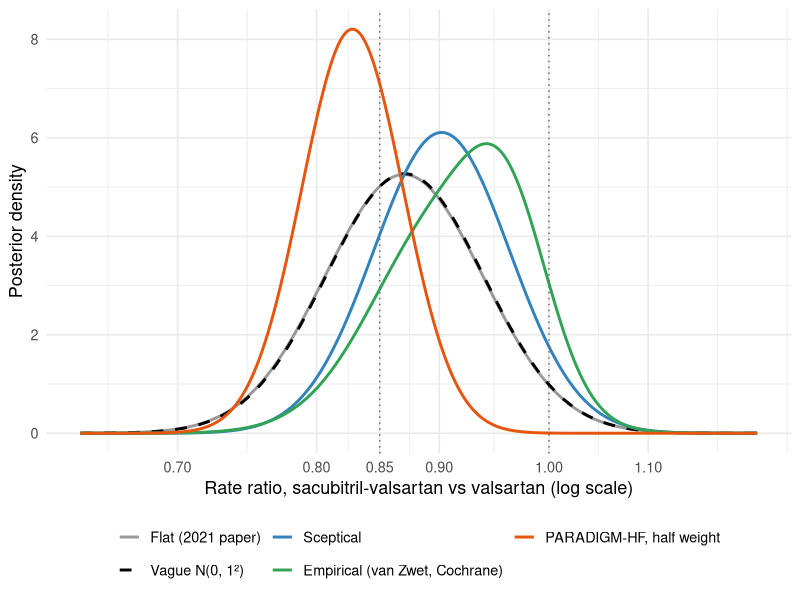
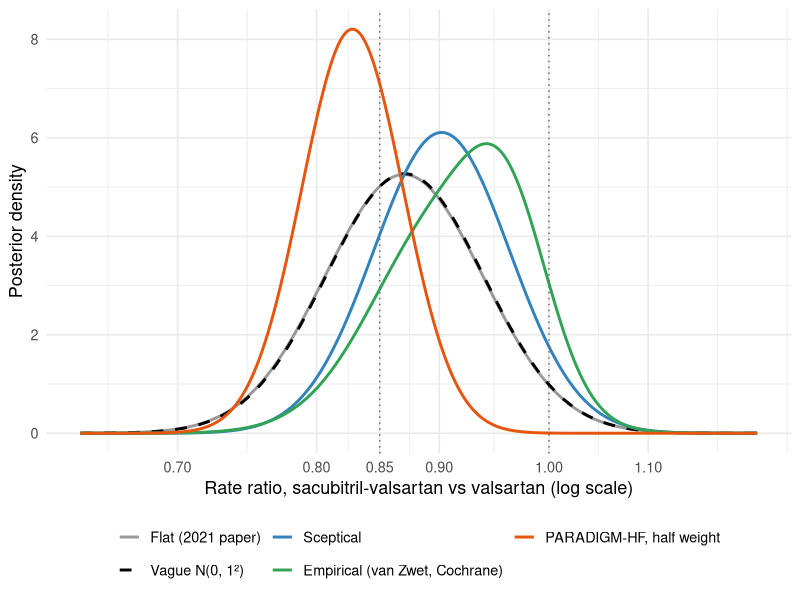

Reproduce these figures in R, in order.
## ---- chunk 1
#| include: false
library(tidyverse)
library(knitr)

# PARAGON-HF published result: sacubitril-valsartan vs valsartan
y  <- log(0.87)                                          # log rate ratio
se <- (log(1.01) - log(0.75)) / (2 * qnorm(0.975))      # SE from the 95% CI
z  <- y / se

# normal-normal (conjugate) updating: prior N(m0, s0^2) x likelihood N(y, se^2)
post_norm <- function(m0, s0) {
  w0 <- 1 / s0^2; w1 <- 1 / se^2
  c(m = (w0 * m0 + w1 * y) / (w0 + w1), s = sqrt(1 / (w0 + w1)))
}
summ <- function(m, s) {
  m <- unname(m); s <- unname(s)
  c(RR = exp(m), lo = exp(m - 1.96 * s), hi = exp(m + 1.96 * s),
    P_benefit = pnorm(0, m, s), P_mcid = pnorm(log(0.85), m, s),
    P_harm = 1 - pnorm(0, m, s))
}
f2 <- function(x) sprintf("%.2f", x)
## ---- chunk 2
#| code-fold: show
y  <- log(0.87)
se <- (log(1.01) - log(0.75)) / (2 * qnorm(0.975))
round(c(logRR = y, SE = se, z = y / se, p = 2 * pnorm(-abs(y / se))), 3)
## ---- chunk 3
#| code-fold: show
round(c(`P(RR < 1)`    = pnorm(0, y, se),
        `P(RR < 0.85)` = pnorm(log(0.85), y, se),
        `P(0.85 < RR < 1)` = pnorm(0, y, se) - pnorm(log(0.85), y, se),
        `P(RR > 1)`    = 1 - pnorm(0, y, se)), 2)
## ---- chunk 4
# Bayes factor for H0 when H1 says: log RR ~ N(0, tau^2) (a range of plausible effects)
# P(data | H1) integrates the likelihood over that range: y ~ N(0, se^2 + tau^2)
tau <- c(0.05, 0.1, 0.2, 0.5, 1)
bf  <- dnorm(y, 0, se) / dnorm(y, 0, sqrt(se^2 + tau^2))
tibble(`H1: spread of plausible effects (SD of log RR)` = c(sprintf("%.2f", tau), "none"),
       `95% of H1's RRs between` = c(sprintf("%.2f and %.2f", exp(-1.96 * tau), exp(1.96 * tau)), "RR = 0.87 exactly (minimum BF)"),
       `Bayes factor for H0` = f2(c(bf, exp(-z^2 / 2))),
       `P(no effect), starting 50:50` = f2(c(bf / (1 + bf), exp(-z^2 / 2) / (1 + exp(-z^2 / 2))))) |>
  kable(align = "cccc")
## ---- chunk 5
# sceptical prior: centred at 0, P(RR < 0.81) = 5%
s_sk  <- -log(0.81) / qnorm(0.95)
# PARADIGM-HF, half weight
se_pd <- (log(0.87) - log(0.73)) / (2 * qnorm(0.975))

# van Zwet empirical prior: SNR ~ mixture of 4 normals (Cochrane)
sd_z  <- c(1.17, 1.74, 2.38, 5.73); p_mix <- c(0.32, 0.31, 0.30, 0.07)
sd_snr <- sqrt(sd_z^2 - 1)
post_w <- p_mix * dnorm(z, 0, sd_z); post_w <- post_w / sum(post_w)  # re-weight components
Bk  <- sd_snr^2 / (sd_snr^2 + 1)                                    # shrinkage per component
m_k <- Bk * z * se; s_k <- sqrt(Bk) * se                            # back to log RR scale
F_eb <- \(q) sum(post_w * pnorm(q, m_k, s_k))                       # exact mixture CDF
Q_eb <- \(p) uniroot(\(q) F_eb(q) - p, c(-2, 2))$root

pv <- post_norm(0, 1)
res <- rbind(
  `Flat (2021 paper)`              = summ(y, se),
  `Vague N(0, 1²)`                 = summ(pv["m"], pv["s"]),
  `Sceptical`                      = do.call(summ, as.list(post_norm(0, s_sk))),
  `Empirical (van Zwet, Cochrane)` = c(RR = exp(Q_eb(.5)), lo = exp(Q_eb(.025)), hi = exp(Q_eb(.975)),
                                       P_benefit = F_eb(0), P_mcid = F_eb(log(0.85)), P_harm = 1 - F_eb(0)),
  `PARADIGM-HF, half weight`       = do.call(summ, as.list(post_norm(log(0.80), se_pd * sqrt(2)))))

as_tibble(res, rownames = "Prior") |>
  transmute(Prior, `RR (95% CrI)` = sprintf("%.2f (%.2f–%.2f)", RR, lo, hi),
            `P(RR < 1)` = f2(P_benefit), `P(RR < 0.85)` = f2(P_mcid), `P(RR > 1)` = f2(P_harm)) |>
  kable(align = "lcccc", caption = "PARAGON-HF primary outcome: posterior summaries under five priors")
## ---- chunk 6
#| fig-width: 8
#| fig-height: 4.5
#| fig-cap: "Posterior distributions of the PARAGON-HF rate ratio under five priors. Dotted lines: RR 0.85 (15% reduction) and RR 1."
xx <- seq(-0.45, 0.2, length.out = 600)
dens <- list(
  `Flat (2021 paper)`              = dnorm(xx, y, se),
  `Vague N(0, 1²)`                 = dnorm(xx, pv["m"], pv["s"]),
  `Sceptical`                      = { p <- post_norm(0, s_sk); dnorm(xx, p["m"], p["s"]) },
  `Empirical (van Zwet, Cochrane)` = sapply(xx, \(q) sum(post_w * dnorm(q, m_k, s_k))),
  `PARADIGM-HF, half weight`       = { p <- post_norm(log(0.8), se_pd * sqrt(2)); dnorm(xx, p["m"], p["s"]) })
p_post <- imap_dfr(dens, \(d, nm) tibble(x = xx, d = d, Prior = nm)) |>
  mutate(Prior = fct_inorder(Prior)) |>
  ggplot(aes(exp(x), d, colour = Prior, linetype = Prior)) +
  geom_line(linewidth = 1) +
  geom_vline(xintercept = c(0.85, 1), linetype = 3, colour = "grey40") +
  scale_colour_manual(values = c("grey60", "black", "#3182bd", "#31a354", "#e6550d")) +
  scale_linetype_manual(values = c(1, 2, 1, 1, 1)) +
  scale_x_log10(breaks = c(0.7, 0.8, 0.85, 0.9, 1, 1.1)) +
  labs(x = "Rate ratio, sacubitril-valsartan vs valsartan (log scale)", y = "Posterior density",
       colour = NULL, linetype = NULL) +
  theme_minimal(base_size = 13) + theme(legend.position = "bottom") +
  guides(colour = guide_legend(nrow = 2))
ggsave("preview-image.png", p_post, width = 8, height = 4.5, dpi = 150, bg = "white")
p_post
